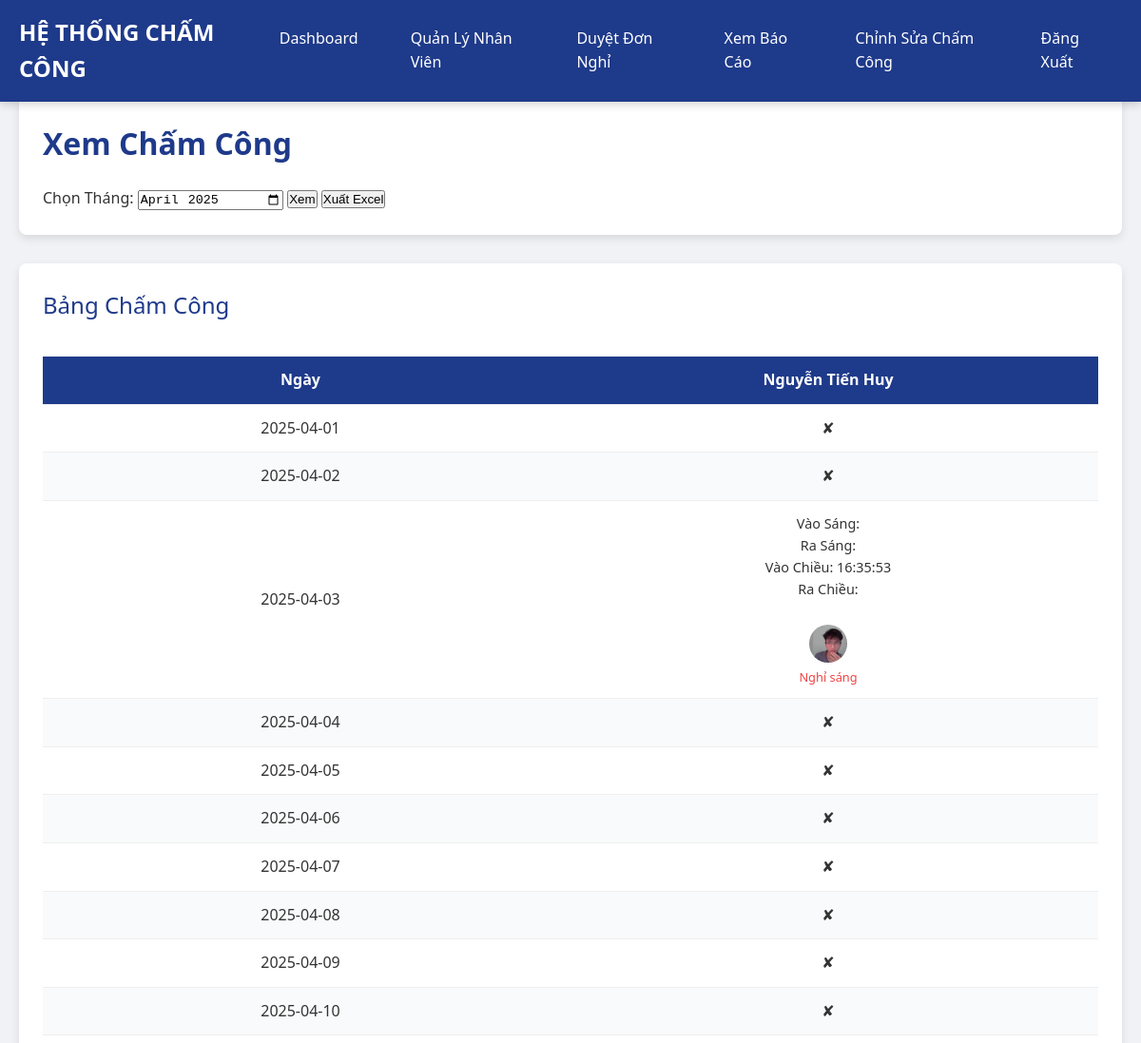
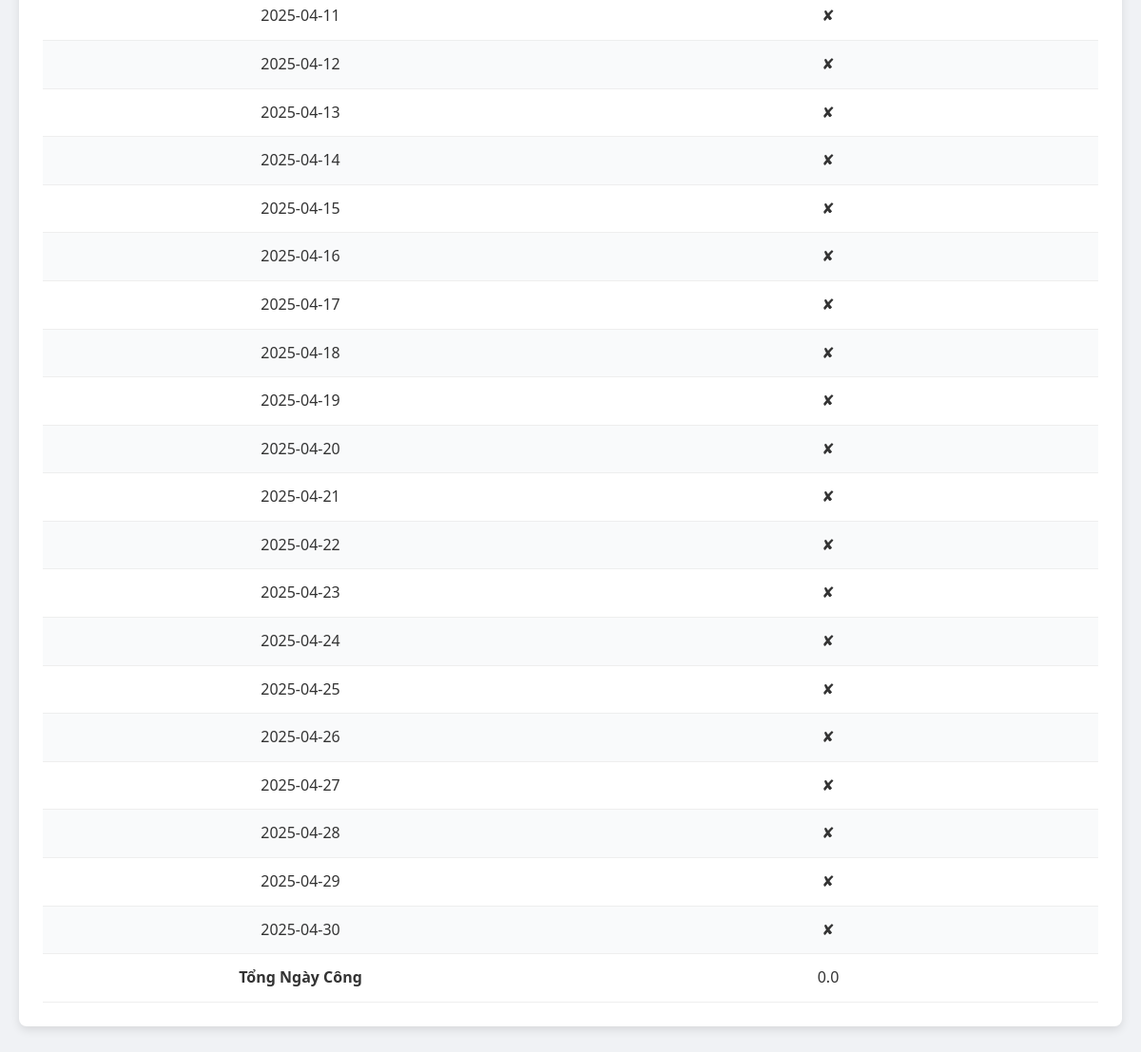
Page /admin/attendance (signed in) on the committed database (2 pictures, top to bottom).
### tables this page shows
CREATE TABLE users (
        id INTEGER PRIMARY KEY AUTOINCREMENT,
        username TEXT UNIQUE NOT NULL,
        password TEXT NOT NULL,
        full_name TEXT DEFAULT '',
        phone TEXT DEFAULT '',
        email TEXT DEFAULT '',
        role TEXT DEFAULT 'employee'
    );

CREATE TABLE time_records (
        id INTEGER PRIMARY KEY AUTOINCREMENT,
        user_id INTEGER,
        timestamp TEXT,
        type TEXT,
        photo_path TEXT,
        reason TEXT DEFAULT '',
        FOREIGN KEY (user_id) REFERENCES users(id)
    );

### app.py (the view)
@app.route('/admin/attendance', methods=['GET', 'POST'])
@login_required
def admin_attendance():
    if current_user.id != 1:
        return "Access denied"
    conn = sqlite3.connect('database.db')
    c = conn.cursor()
    selected_month = request.form.get('month', datetime.now().strftime('%Y-%m'))
    c.execute("SELECT u.id, u.full_name, t.timestamp, t.type, t.photo_path, t.reason FROM users u LEFT JOIN time_records t ON u.id = t.user_id WHERE t.timestamp LIKE ? AND u.role = 'employee'",
              (f'{selected_month}%',))
    records = c.fetchall()
    c.execute("SELECT id, full_name FROM users WHERE role = 'employee'")
    employees = c.fetchall()
    employee_dict = {emp[0]: emp[1] for emp in employees}
    year, month = map(int, selected_month.split('-'))
    _, days_in_month = monthrange(year, month)
    days_in_month = [datetime(year, month, day).strftime('%Y-%m-%d') for day in range(1, days_in_month + 1)]
    c.execute("SELECT user_id, leave_date, leave_type FROM leave_requests WHERE status = 'Đã duyệt' AND leave_date LIKE ?",
              (f'{selected_month}%',))
    leave_records = c.fetchall()
    attendance_data = {emp_id: {'days': {}, 'total': 0.0} for emp_id in employee_dict}
    for record in records:
        emp_id = record[0]
        timestamp = record[2]
        if not timestamp:
            continue
        date = timestamp.split(' ')[0]
        time_str = timestamp.split(' ')[1]
        record_type = record[3]
        photo_path = record[4]
        reason = record[5] or ''
        if date not in attendance_data[emp_id]['days']:
            attendance_data[emp_id]['days'][date] = {
                'in_morning': '', 'out_morning': '', 'in_afternoon': '', 'out_afternoon': '', 'photo': '', 'reason': ''
            }
        attendance_data[emp_id]['days'][date][record_type] = time_str
        attendance_data[emp_id]['days'][date]['photo'] = photo_path
        attendance_data[emp_id]['days'][date]['reason'] = reason
    for emp_id, data in attendance_data.items():
        for date, day_data in data['days'].items():
            morning_complete = day_data['in_morning'] and day_data['out_morning']
            afternoon_complete = day_data['in_afternoon'] and day_data['out_afternoon']
            if morning_complete and afternoon_complete:
                attendance_data[emp_id]['total'] += 1.0
            elif morning_complete or afternoon_complete:
                attendance_data[emp_id]['total'] += 0.5
    for emp_id, leave_date, leave_type in leave_records:
        if emp_id not in attendance_data:
            attendance_data[emp_id] = {'days': {}, 'total': 0.0}
        if leave_date not in attendance_data[emp_id]['days']:
            attendance_data[emp_id]['days'][leave_date] = {
                'in_morning': '', 'out_morning': '', 'in_afternoon': '', 'out_afternoon': '', 'photo': '', 'reason': ''
            }
        if leave_type == 'Cả ngày':
            attendance_data[emp_id]['days'][leave_date]['reason'] = 'Nghỉ cả ngày'
        elif leave_type == 'Sáng':
            attendance_data[emp_id]['days'][leave_date]['reason'] = 'Nghỉ sáng'
        elif leave_type == 'Chiều':
            attendance_data[emp_id]['days'][leave_date]['reason'] = 'Nghỉ chiều'
    conn.close()
    return render_template('admin_attendance.html', attendance_data=attendance_data, employee_dict=employee_dict, days_in_month=days_in_month, selected_month=selected_month)

### app.py (called while the page is built)
@login_manager.user_loader
def load_user(user_id):
    conn = sqlite3.connect('database.db')
    c = conn.cursor()
    c.execute("SELECT * FROM users WHERE id = ?", (user_id,))
    user = c.fetchone()
    conn.close()
    if user:
        return User(user[0])
    return None

### templates/admin_attendance.html (shortened to what this page needs)
<!DOCTYPE html>
<html lang="vi">
<head>
    <link rel="stylesheet" href="{{ url_for('static', filename='css/style.css') }}">
</head>
<body>
    <header>
        <div class="nav-container">
            <div class="nav-brand">
                <a href="{{ url_for('admin_dashboard') }}">HỆ THỐNG CHẤM CÔNG</a>
            </div>
            <div class="nav-links">
                <a href="{{ url_for('admin_dashboard') }}">Dashboard</a>
                <a href="{{ url_for('admin_employees') }}">Quản Lý Nhân Viên</a>
                <a href="{{ url_for('admin_leave_requests') }}">Duyệt Đơn Nghỉ</a>
                <a href="{{ url_for('admin_reports') }}">Xem Báo Cáo</a>
                <a href="{{ url_for('admin_edit_attendance') }}">Chỉnh Sửa Chấm Công</a>
                <a href="{{ url_for('logout') }}">Đăng Xuất</a>
            </div>
        </div>
    </header>
    <main>
        <div class="section">
            <h1>Xem Chấm Công</h1>
            <form method="POST" class="filter-form">
                <label>Chọn Tháng:</label>
                <input type="month" name="month" value="{{ selected_month }}">
                <button type="submit">Xem</button>
                <button formaction="{{ url_for('admin_export') }}">Xuất Excel</button>
            </form>
        </div>
        <div class="section">
            <h2>Bảng Chấm Công</h2>
            <div class="attendance-table">
                <table>
                    <thead>
                        <tr>
                            <th>Ngày</th>
                            {% for emp_id, full_name in employee_dict.items() %}
                            <th>{{ full_name }}</th>
                            {% endfor %}
                        </tr>
                    </thead>
                    <tbody>
                        {% for date in days_in_month %}
                        <tr>
                            <td>{{ date }}</td>
                            {% for emp_id in employee_dict.keys() %}
                            <td>
                                {% if attendance_data[emp_id]['days'][date] is defined %}
                                <span class="time-info">
                                    Vào Sáng: {{ attendance_data[emp_id]['days'][date]['in_morning'] or '' }}<br>
                                    Ra Sáng: {{ attendance_data[emp_id]['days'][date]['out_morning'] or '' }}<br>
                                    Vào Chiều: {{ attendance_data[emp_id]['days'][date]['in_afternoon'] or '' }}<br>
                                    Ra Chiều: {{ attendance_data[emp_id]['days'][date]['out_afternoon'] or '' }}
                                </span>
                                {% if attendance_data[emp_id]['days'][date]['photo'] %}
                                <br><img src="{{ url_for('static', filename=attendance_data[emp_id]['days'][date]['photo'][7:]) }}" alt="Photo" class="photo">
                                {% endif %}
                                {% if attendance_data[emp_id]['days'][date]['reason'] %}
                                <br><span class="reason-info">{{ attendance_data[emp_id]['days'][date]['reason'] }}</span>
                                {% endif %}
                                {% else %}
                                ✘
                                {% endif %}
                            </td>
                            {% endfor %}
                        </tr>
                        {% endfor %}
                        <tr>
                            <td><strong>Tổng Ngày Công</strong></td>
                            {% for emp_id in employee_dict.keys() %}
                            <td>{{ attendance_data[emp_id]['total'] }}</td>
                            {% endfor %}
                        </tr>
                    </tbody>
                </table>
            </div>
        </div>
    </main>
</body>
</html>

### static/css/style.css (style rules this page uses)
* { margin: 0; padding: 0; box-sizing: border-box; }
body { font-family: 'Segoe UI', Arial, sans-serif; background-color: #f0f2f5; color: #333; line-height: 1.6; }
header { position: fixed; top: 0; left: 0; width: 100%; background-color: #1e3a8a; padding: 15px 0; box-shadow: 0 2px 10px rgba(0, 0, 0, 0.2); z-index: 1000; }
.nav-container { max-width: 1400px; margin: 0 auto; display: flex; justify-content: space-between; align-items: center; padding: 0 20px; }
.nav-brand a { color: #fff; font-size: 1.5em; font-weight: 700; text-decoration: none; }
.nav-links { display: flex; gap: 15px; }
.nav-links a { color: #fff; text-decoration: none; padding: 10px 20px; font-weight: 500; border-radius: 5px; transition: background-color 0.3s, transform 0.2s; }
main { max-width: 1400px; margin: 80px auto 40px auto; padding: 20px; }
.section { background-color: #fff; padding: 25px; border-radius: 8px; box-shadow: 0 4px 10px rgba(0, 0, 0, 0.1); margin-bottom: 30px; }
h1 { color: #1e3a8a; font-size: 2em; margin-bottom: 20px; font-weight: 600; }
h2 { color: #1e3a8a; font-size: 1.5em; margin-bottom: 15px; font-weight: 500; }
table { width: 100%; border-collapse: collapse; margin-top: 20px; }
th, td { padding: 12px; text-align: center; border-bottom: 1px solid #eee; }
th { background-color: #1e3a8a; color: #fff; font-weight: 600; }
tr:nth-child(even) { background-color: #f9fafb; }
.photo { width: 40px; height: 40px; object-fit: cover; border-radius: 50%; vertical-align: middle; }

### templates/admin_attendance.html (style rules this page uses)
.filter-form { flex-direction: row; justify-content: center; }
.attendance-table { overflow-x: auto; }
.attendance-table th, .attendance-table td { min-width: 150px; }
.time-info { font-size: 0.9em; display: block; }
.reason-info { color: #ef4444; font-size: 0.8em; display: block; margin-top: 5px; }

### rows in the picture
users: full_name "Nguyễn Tiến Huy"
time_records: photo_path (picture)

### other values in the picture
{{ date }} "2025-04-01" "2025-04-02" "2025-04-03" "2025-04-04" "2025-04-05" "2025-04-06" "2025-04-07" "2025-04-08" "2025-04-09" "2025-04-10" "2025-04-11" "2025-04-12" "2025-04-13" "2025-04-14" "2025-04-15" "2025-04-16" "2025-04-17" "2025-04-18" "2025-04-19" "2025-04-20" "2025-04-21" "2025-04-22" "2025-04-23" "2025-04-24" "2025-04-25" "2025-04-26" "2025-04-27" "2025-04-28" "2025-04-29" "2025-04-30"
{{ attendance_data[emp_id]['days'][date]['in_afternoon'] or '' }} "16:35:53"
{{ attendance_data[emp_id]['days'][date]['reason'] }} "Nghỉ sáng"
{{ attendance_data[emp_id]['total'] }} "0.0"
